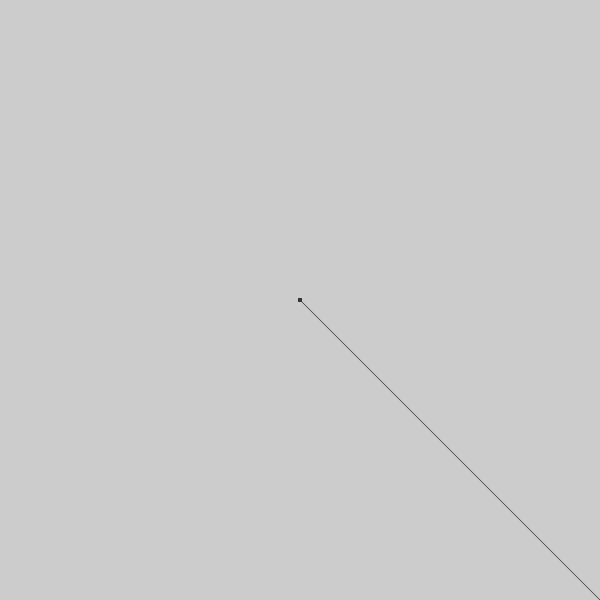
Frame 1 (no input)
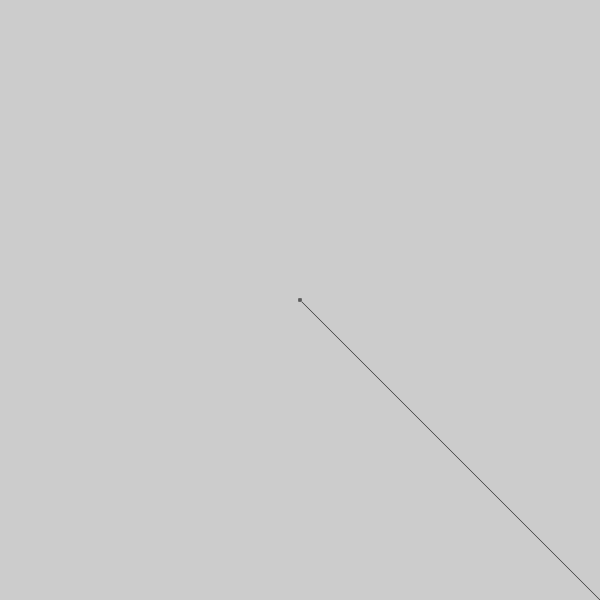
Frame 60 (the mouse pressed at the canvas centre just before this capture)
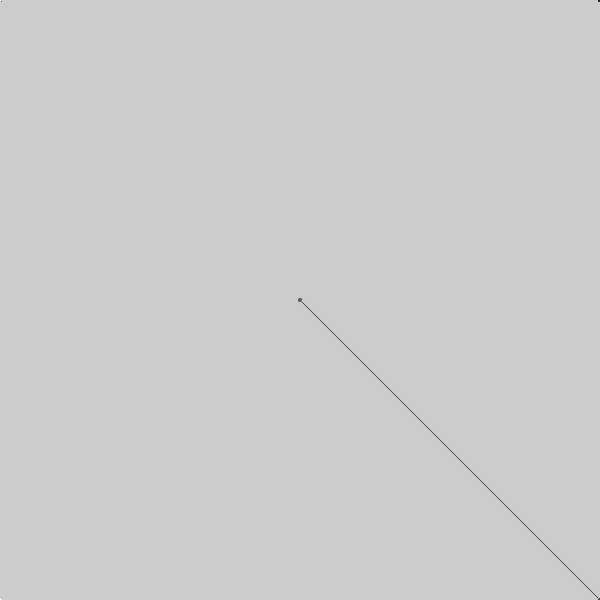
Frame 120 (the mouse held since frame 60 and released just before this capture)

The Processing sketch that drew these frames (run headless with seeded random() and noise(); from frame 60 on, the mouse is pressed at the canvas centre):

// Processing sketch: processing_53140
// ── processing_53140.pde

float x,y, angle;
void setup(){

  size(600,600);
  smooth();
  colorMode(HSB,360,100,100,100);
  strokeWeight(.5);
}
void draw(){
  
  for(int i = 5;i<360;i++){
   float colorValue = map(i,5,width,0,360);
  }
  pushMatrix();
  frameRate (3);
  //background(255,255,255);
  popMatrix();
  frameRate(120);
  translate(300,300);
    x=cos(radians(angle))*60 +angle;
  y=sin(radians(angle))*60 + angle;
  for (int i=0; i<360;i++){ // i starts at 0 add 1 I every loop and stop i at 360
  line(mouseX,mouseY,1000,1000);
  rotate(radians(1));
  angle ++;

  noStroke();
  
  float glowLight = tan(radians(angle));
 glowLight= map(glowLight,-1 ,1,0,255);
  fill (glowLight);
  ellipse (mouseX, mouseY,4,4);
  angle+= 2000000;
  
  
   
  
  }
}
